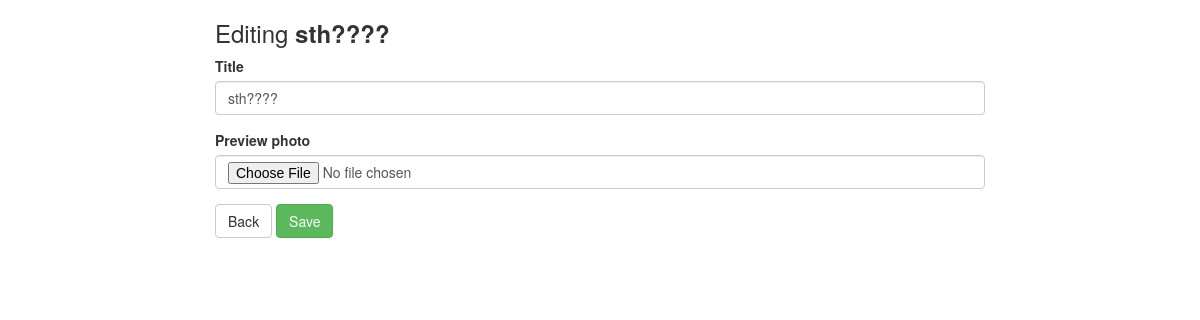
Before: /6/edit/ (signed in) with the older database file.
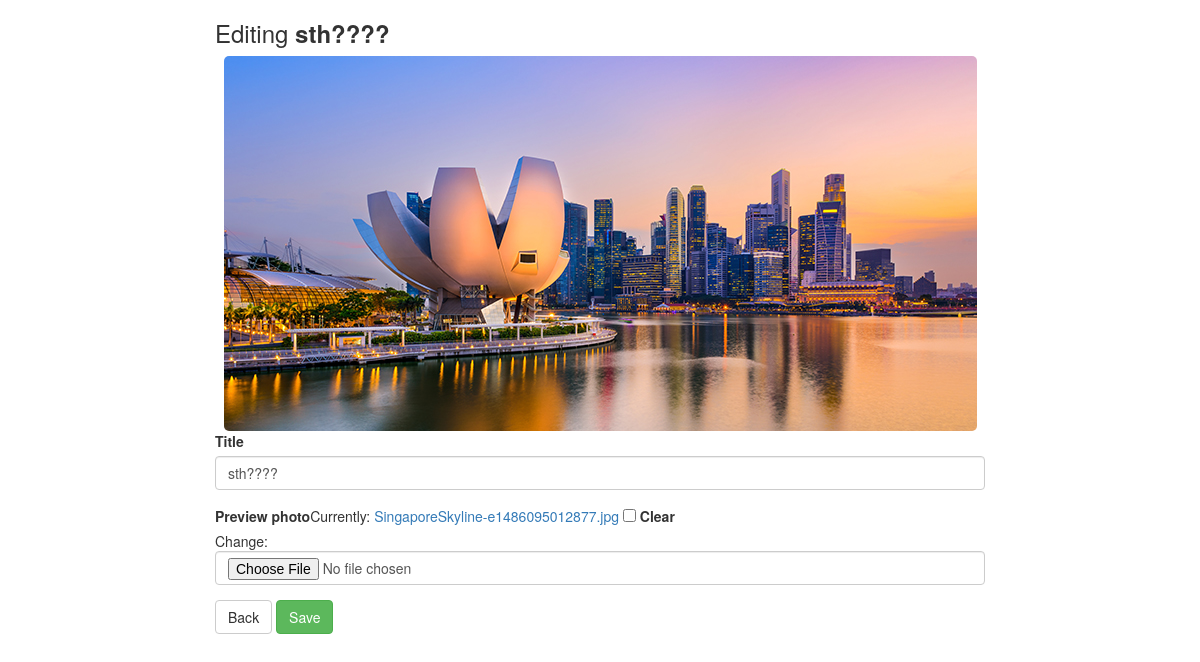
After: the same page with the newer database file.
### triplan/models.py (models this page shows, shortened)
class Itinerary(models.Model):
    title = models.CharField(max_length=50)
    owner = models.ForeignKey(Profile, related_name='owner', on_delete=models.CASCADE)
    date_added = models.DateTimeField(auto_now=True)
    preview_photo = models.ImageField(blank=True)

### triplan/views.py (the view)
# urls.py: url(r'^(?P<pk>[0-9]+)/edit/$', login_required(views.ItineraryEdit.as_view()),
class ItineraryEdit(generic.edit.UpdateView):
    template_name = "triplan/itinerary_edit.html"
    model = Itinerary
    fields = ["title", "preview_photo"]
    success_url = reverse_lazy('triplan:itinerary_list')

### triplan/templates/triplan/itinerary_edit.html (shortened to what this page needs)
{% extends 'triplan/base.html' %}
{% block body %}
{% load bootstrap3 %}
<div class="col-sm-8 col-sm-offset-2">
    <h3>Editing <strong>{{ itinerary.title }}</strong></h3>
    {% if itinerary.preview_photo %}
    <img src="{{ itinerary.preview_photo.url }}" class="img img-responsive center-img full-width">
    {% endif %}
    <form action="" enctype="multipart/form-data" method="post">
        {% for field in form %}
            {% bootstrap_field field layout='horizontal' horizontal_field_class='padding-tb-5 col-md-9' horizontal_label_class='form-label-align col-md-3'%}
        {% endfor %}
        <a href="{% url 'triplan:itinerary_list' %}" class="btn btn-default">Back</a>
        <button class="btn btn-success" type="submit">Save</button>
    </form>
</div>
{% endblock body %}

Changed rows visible on the page:
changed Itinerary "sth????": preview_photo: picture added
Other visible differences:
text no longer shown: "Preview photo"
text now shown: "Preview photo Currently: SingaporeSkyline-e1486095012877.jpg Clear Change:"
